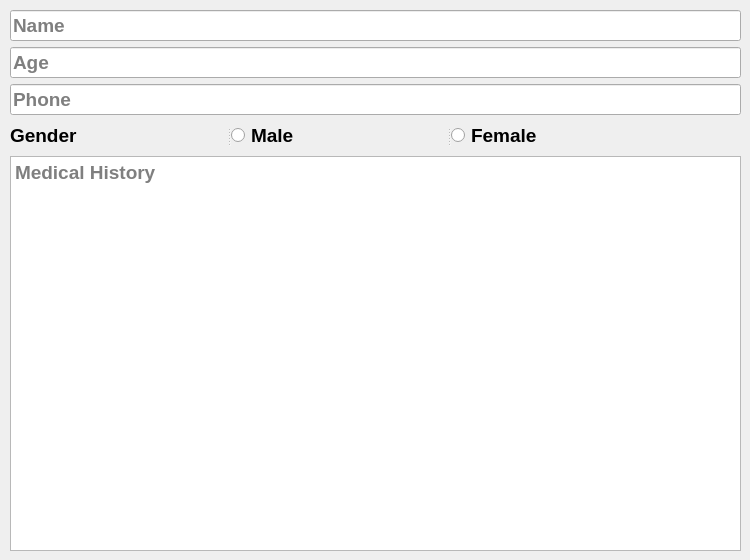
       <widget class="QWidget" name="showPatientTab">
        <attribute name="title">
         <string>Show</string>
        </attribute>
        <widget class="QWidget" name="layoutWidget_2">
         <property name="geometry">
          <rect>
           <x>10</x>
           <y>10</y>
           <width>731</width>
           <height>541</height>
          </rect>
         </property>
         <layout class="QGridLayout" name="gridLayout_4">
          <item row="2" column="0">
           <widget class="QTextEdit" name="medicalHistory_2">
            <property name="font">
             <font>
              <family>Arial</family>
              <pointsize>14</pointsize>
              <weight>75</weight>
              <bold>true</bold>
             </font>
            </property>
            <property name="cursor" stdset="0">
             <cursorShape>IBeamCursor</cursorShape>
            </property>
            <property name="placeholderText">
             <string>Medical History</string>
            </property>
           </widget>
          </item>
          <item row="0" column="0">
           <layout class="QFormLayout" name="formLayout_2">
            <item row="0" column="0" colspan="2">
             <widget class="QLineEdit" name="patientName_2">
              <property name="font">
               <font>
                <family>Arial</family>
                <pointsize>14</pointsize>
                <weight>75</weight>
                <bold>true</bold>
               </font>
              </property>
              <property name="cursor">
               <cursorShape>IBeamCursor</cursorShape>
              </property>
              <property name="placeholderText">
               <string>Name</string>
              </property>
             </widget>
            </item>
            <item row="1" column="0" colspan="2">
             <widget class="QLineEdit" name="patientAge_2">
              <property name="font">
               <font>
                <family>Arial</family>
                <pointsize>14</pointsize>
                <weight>75</weight>
                <bold>true</bold>
               </font>
              </property>
              <property name="cursor">
               <cursorShape>IBeamCursor</cursorShape>
              </property>
              <property name="placeholderText">
               <string>Age</string>
              </property>
             </widget>
            </item>
            <item row="2" column="0" colspan="2">
             <widget class="QLineEdit" name="patientPhone_2">
              <property name="font">
               <font>
                <family>Arial</family>
                <pointsize>14</pointsize>
                <weight>75</weight>
                <bold>true</bold>
               </font>
              </property>
              <property name="cursor">
               <cursorShape>IBeamCursor</cursorShape>
              </property>
              <property name="placeholderText">
               <string>Phone</string>
              </property>
             </widget>
            </item>
           </layout>
          </item>
          <item row="1" column="0">
           <widget class="QSplitter" name="splitter_3">
            <property name="orientation">
             <enum>Qt::Horizontal</enum>
            </property>
            <widget class="QLabel" name="gender_2">
             <property name="font">
              <font>
               <family>Arial</family>
               <pointsize>14</pointsize>
               <weight>75</weight>
               <bold>true</bold>
              </font>
             </property>
             <property name="text">
              <string>Gender</string>
             </property>
            </widget>
            <widget class="QRadioButton" name="genderPM_2">
             <property name="font">
              <font>
               <family>Arial</family>
               <pointsize>14</pointsize>
               <weight>75</weight>
               <bold>true</bold>
              </font>
             </property>
             <property name="cursor">
              <cursorShape>PointingHandCursor</cursorShape>
             </property>
             <property name="text">
              <string>Male</string>
             </property>
            </widget>
            <widget class="QRadioButton" name="genderPF_2">
             <property name="font">
              <font>
               <family>Arial</family>
               <pointsize>14</pointsize>
               <weight>75</weight>
               <bold>true</bold>
              </font>
             </property>
             <property name="cursor">
              <cursorShape>PointingHandCursor</cursorShape>
             </property>
             <property name="text">
              <string>Female</string>
             </property>
            </widget>
           </widget>
          </item>
         </layout>
        </widget>
       </widget>
